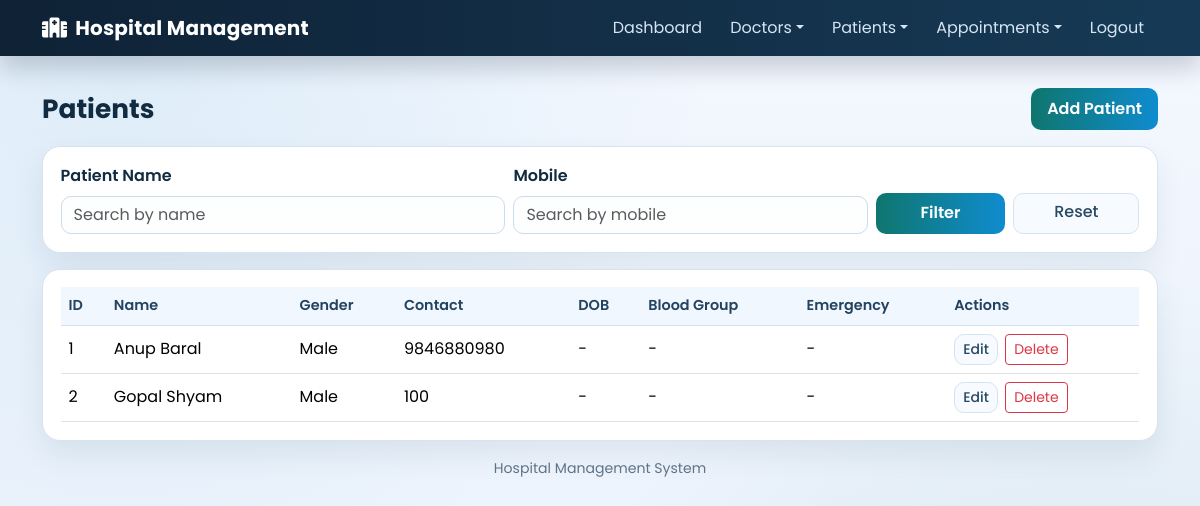
Page /view_patient/ (signed in) on the committed database.
### hospital/models.py (models this page shows, shortened)
class Patient(models.Model):
    name = models.CharField(max_length=50)
    gender = models.CharField(max_length=10)
    mobile = models.CharField(max_length=20, blank=True)  # optional
    address = models.CharField(max_length=150)
    dob = models.DateField(null=True, blank=True)
    blood_group = models.CharField(max_length=5, choices=BloodGroup.choices, blank=True)
    emergency_contact = models.CharField(max_length=20, blank=True)
    allergies = models.TextField(blank=True)
    medical_notes = models.TextField(blank=True)

### hospital/views.py (the view)
# urls.py: path('view_patient/', View_Patient,name='view_patient'),
@staff_required
def View_Patient(request):
    query = request.GET.get("q", "").strip()
    mobile = request.GET.get("mobile", "").strip()
    pat = Patient.objects.all().order_by("name")
    if query:
        pat = pat.filter(name__icontains=query)
    if mobile:
        pat = pat.filter(mobile__icontains=mobile)
    d = {
        'pat': pat,
        'q': query,
        'mobile': mobile,
    }
    return render(request, 'view_patient.html', d)

### hospital/views.py (called while the page is built)
def staff_required(view_func):
    return user_passes_test(
        lambda user: user.is_authenticated and user.is_staff,
        login_url="login",
    )(view_func)

### hospital/templates/view_patient.html (shortened to what this page needs)
{% extends 'navigationbar.html' %}
{% load static %}
{% block body %}
<div class="d-flex justify-content-between align-items-center mb-3">
    <h2 class="section-title mb-0">Patients</h2>
    <a href="{% url 'add_patient' %}" class="btn btn-brand">Add Patient</a>
</div>
<div class="panel mb-3">
    <form method="get" class="row g-2 align-items-end">
        <div class="col-md-5">
            <label class="form-label">Patient Name</label>
            <input type="text" name="q" class="form-control" value="{{ q }}" placeholder="Search by name">
        </div>
        <div class="col-md-4">
            <label class="form-label">Mobile</label>
            <input type="text" name="mobile" class="form-control" value="{{ mobile }}" placeholder="Search by mobile">
        </div>
        <div class="col-md-3 d-flex gap-2">
            <button class="btn btn-brand w-100" type="submit">Filter</button>
            <a class="btn btn-soft w-100" href="{% url 'view_patient' %}">Reset</a>
        </div>
    </form>
</div>
<div class="panel table-responsive">
    <table class="table table-hover align-middle mb-0">
        <thead>
            <tr>
                <th>ID</th>
                <th>Name</th>
                <th>Gender</th>
                <th>Contact</th>
                <th>DOB</th>
                <th>Blood Group</th>
                <th>Emergency</th>
                <th>Actions</th>
            </tr>
        </thead>
        <tbody>
            {% for i in pat %}
            <tr>
                <td>{{ i.id }}</td>
                <td>{{ i.name }}</td>
                <td>{{ i.gender }}</td>
                <td>{{ i.mobile|default:'-' }}</td>
                <td>{{ i.dob|default:'-' }}</td>
                <td>{{ i.blood_group|default:'-' }}</td>
                <td>{{ i.emergency_contact|default:'-' }}</td>
                <td class="actions-cell">
                    <a href="{% url 'edit_patient' i.id %}" class="btn btn-sm btn-soft">Edit</a>
                    <form method="post" action="{% url 'delete_patient' i.id %}" onsubmit="return confirm('Delete this patient?');">
                        <button class="btn btn-sm btn-outline-danger" type="submit">Delete</button>
                    </form>
                </td>
            </tr>
            {% empty %}
            <tr><td colspan="8" class="text-center text-muted py-4">No patients found.</td></tr>
            {% endfor %}
        </tbody>
    </table>
</div>
{% endblock %}

### hospital/templates/navigationbar.html (shortened to what this page needs)
{% load static %}
<!DOCTYPE html>
<html lang="en">
<head>
    <link href="https://cdn.jsdelivr.net/npm/bootstrap@5.3.3/dist/css/bootstrap.min.css" rel="stylesheet">
    <link rel="stylesheet" href="https://cdnjs.cloudflare.com/ajax/libs/font-awesome/6.6.0/css/all.min.css">
    <link rel="stylesheet" type="text/css" href="{% static 'css/mystyle.css' %}">
</head>
<body>
    <nav class="navbar navbar-expand-lg top-nav navbar-dark">
        <div class="container">
            <a class="navbar-brand" href="{% url 'home' %}"><i class="fa-solid fa-hospital me-2"></i>Hospital Management</a>
            <div class="collapse navbar-collapse" id="myMenu">
                <ul class="navbar-nav ms-auto text-center">
                    {% if request.user.is_staff %}
                    <li class="nav-item"><a class="nav-link" href="{% url 'home' %}">Dashboard</a></li>
                    <li class="nav-item dropdown">
                        <a class="nav-link dropdown-toggle" data-bs-toggle="dropdown" href="#">Doctors</a>
                    </li>
                    <li class="nav-item dropdown">
                        <a class="nav-link dropdown-toggle" data-bs-toggle="dropdown" href="#">Patients</a>
                    </li>
                    <li class="nav-item dropdown">
                        <a class="nav-link dropdown-toggle" data-bs-toggle="dropdown" href="#">Appointments</a>
                    </li>
                    <li class="nav-item"><a class="nav-link" href="{% url 'logout' %}">Logout</a></li>
                    {% endif %}
                </ul>
            </div>
        </div>
    </nav>
    <main class="page-shell">
        <div class="container">
            {% block body %}{% endblock %}
            <p class="footer-note">Hospital Management System</p>
        </div>
    </main>
</body>
</html>

### hospital/static/css/mystyle.css (style rules this page uses)
:root { --bg-a: #f4f8ff; --bg-b: #e9f1fb; --ink: #112b40; --muted: #5d7388; --primary: #0f766e; --primary-strong: #0b5d58; --accent: #0f8ccf; --accent-soft: #e6f5fd; --card: #ffffff; --card-soft: #fbfdff; --ring: rgba(31, 138, 192, 0.2); --border: #d6e3f1; --danger: #b94a48; }
body { font-family: "Poppins", "Segoe UI", sans-serif; color: var(--ink); background: radial-gradient(circle at 10% 5%, rgba(31, 138, 192, 0.1), transparent 45%), radial-gradient(circle at 90% 95%, rgba(13, 110, 110, 0.09), transparent 40%), linear-gradient(180deg, var(--bg-a), var(--bg-b)); min-height: 100vh; margin: 0; }
.top-nav { background: linear-gradient(90deg, #0f2236, #163a56); box-shadow: 0 12px 24px rgba(16, 32, 50, 0.2); }
.navbar-brand { font-weight: 700; letter-spacing: 0.2px; }
.nav-link { color: #d6e5f4 !important; border-radius: 999px; padding: 8px 14px !important; transition: all 0.25s ease; }
.page-shell { padding: 32px 0 40px; animation: fadeInUp 0.45s ease; }
.section-title { font-size: 1.65rem; font-weight: 700; margin-bottom: 1rem; }
.panel { background: var(--card); border: 1px solid var(--border); border-radius: 18px; box-shadow: 0 14px 30px rgba(15, 45, 70, 0.08); padding: 1.1rem; }
.form-label { font-weight: 600; color: var(--ink); }
.form-control, .form-select { border-radius: 10px; border: 1px solid #cbdcea; background: #fdfefe; }
.btn-brand { background: linear-gradient(90deg, var(--primary), var(--accent)); border: none; color: #fff; font-weight: 600; border-radius: 10px; padding: 0.55rem 1rem; }
.btn-soft { border-radius: 10px; border: 1px solid var(--border); background: #f7fbff; color: #284963; font-weight: 500; }
.table { border-collapse: separate; border-spacing: 0; }
.table thead th { background: #f0f7ff; color: #24435e; font-weight: 600; font-size: 0.9rem; border-bottom: 1px solid #d2e2f0; }
.table tbody tr { transition: transform 0.16s ease, box-shadow 0.16s ease; }
.table td, .table th { vertical-align: middle; }
.actions-cell { display: flex; gap: 0.45rem; flex-wrap: wrap; }
.footer-note { color: var(--muted); text-align: center; font-size: 0.88rem; margin-top: 1.1rem; }

### rows in the picture
Patient: id "1", name "Anup Baral", gender "Male", mobile "9846880980", dob "-", blood_group "-", emergency_contact "-"
Patient: id "2", name "Gopal Shyam", gender "Male", mobile "100", dob "-", blood_group "-", emergency_contact "-"
